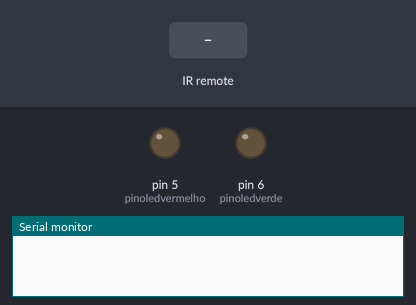
A sketch run on a simulated Arduino Uno, built with avr-gcc and run on an emulated ATmega328P. On the bench: output pins drawn as LEDs (lit = HIGH), the last lines printed to the serial monitor. Inputs (shaded band) come from the test bench.

Above: at 1.2 s.
1.3 s: infrared code 0xAF548B7 received
At 2.5 s:
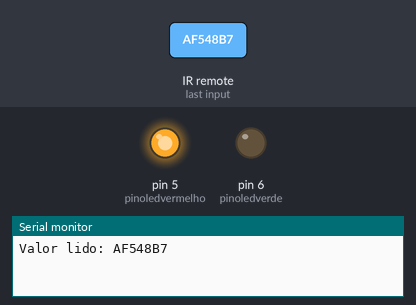
2.8 s: infrared code 0xAF59867 received
At 3.8 s:
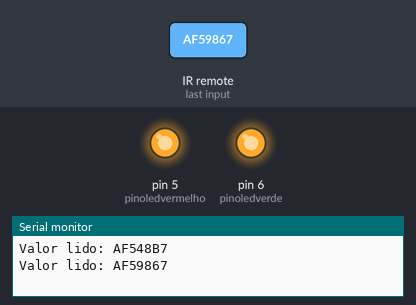
4.3 s: infrared code 0xAF5A857 received
At 5.0 s:
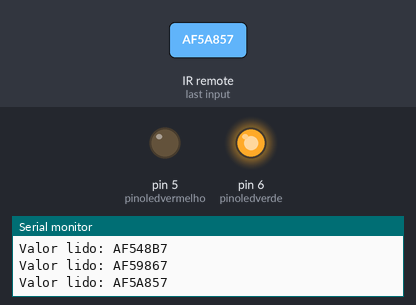
Timing chart, 0 to 7.3 s (numbered marks = the images above; inputs shaded):
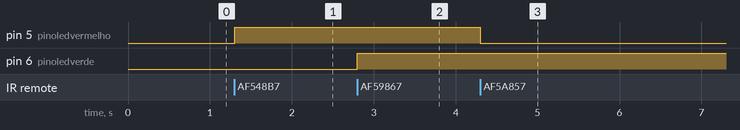

Measured:
- after the input at 1.3 s, pin 5 (pinoledvermelho): LOW → HIGH at once
- after the input at 2.8 s, pin 6 (pinoledverde): LOW → HIGH at once
- after the input at 4.3 s, pin 5 (pinoledvermelho): HIGH → LOW at once

The sketch:

g3zao.ino
```cpp
#include <IRremote.h>
int RECV_PIN = 11;
float armazenavalor;
int pinoledvermelho = 5;
int pinoledverde = 6;

IRrecv irrecv(RECV_PIN);
decode_results results;

void setup() {
  pinMode(pinoledvermelho, OUTPUT);
  pinMode(pinoledverde, OUTPUT);
  Serial.begin(9600);
  irrecv.enableIRIn(); //Inicializa o receptor IR
}

void loop() {
  if (irrecv.decode(&results)) {
    Serial.print("Valor lido: ");
    Serial.println(results.value, HEX);
    armazenavalor = (results.value);
  }
  if(results.value == 0xAF5E817 || results.value == 0xFF02FD){ //Botao OFF ou OK
    digitalWrite(pinoledvermelho, LOW);
    digitalWrite(pinoledverde, LOW);
  }
  if(results.value == 0xAF548B7 || results.value == 0xFF6897){ //Botao +Volume ou 1
    digitalWrite(pinoledvermelho, HIGH);
  }
  if(results.value == 0xAF5A857 || results.value == 0xFF9867){ //Botao -Volume ou 2
    digitalWrite(pinoledvermelho, LOW);
  }
  if(results.value == 0xAF59867 || results.value == 0xFFB04F){ //Botao +Canal ou 3
    digitalWrite(pinoledverde, HIGH);
  }
  if(results.value == 0xAF518E7 || results.value == 0xFF30CF){ //Botao -Canal ou 4
    digitalWrite(pinoledverde, LOW);
  }
  irrecv.resume(); //Le o próximo valor
}
```
